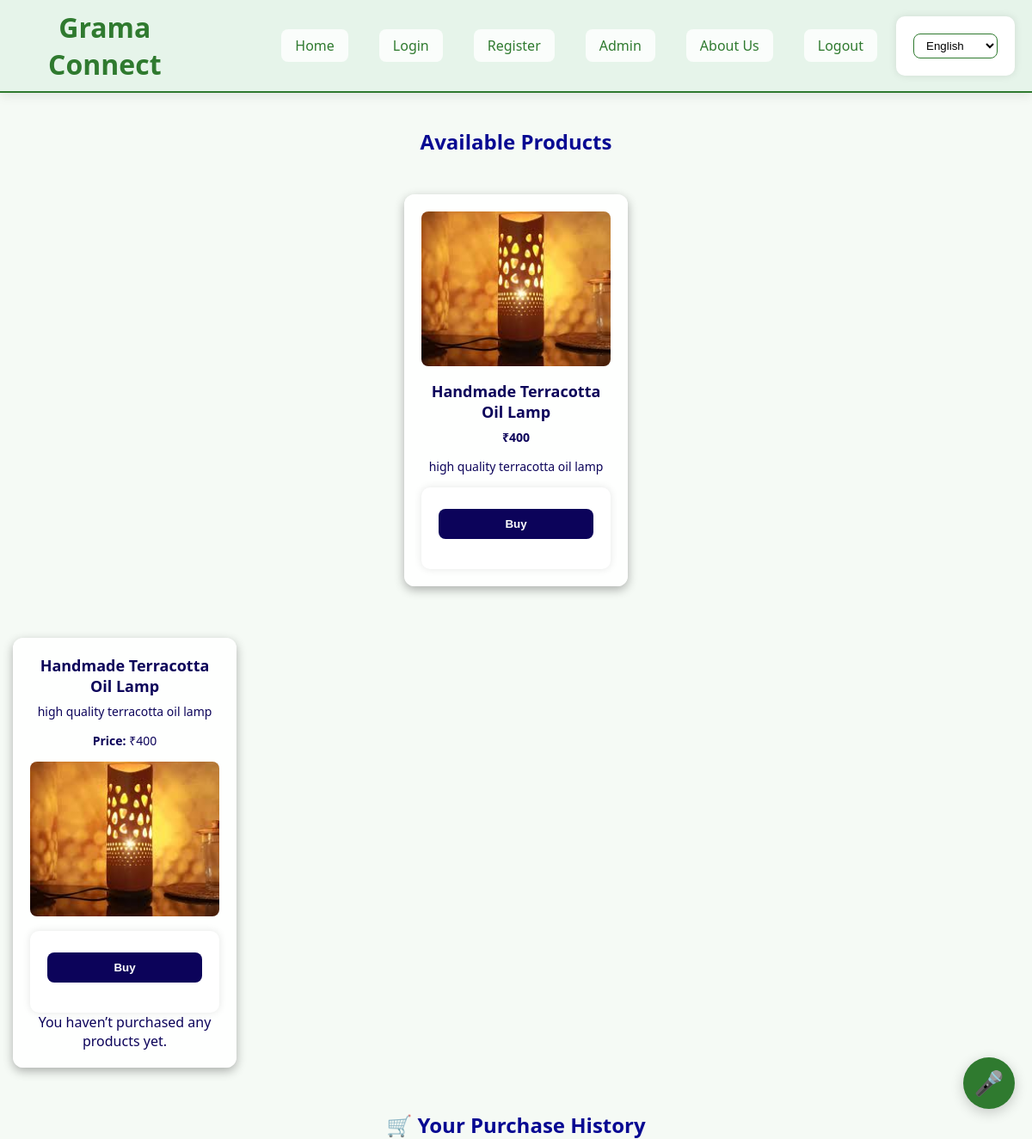
/buy (signed in), run on the app's committed database.
### app.py (models this page shows)
class Product(db.Model):
    id = db.Column(db.Integer, primary_key=True)
    name = db.Column(db.String(100))
    description = db.Column(db.String(300))
    image_filename = db.Column(db.String(100))
    price = db.Column(db.String(20))
    seller_id = db.Column(db.Integer, db.ForeignKey('user.id'))
    buyer_id = db.Column(db.Integer, db.ForeignKey('user.id'), nullable=True)
    seller = db.relationship("User", foreign_keys=[seller_id])

### app.py (the view, shortened to what this page needs)
@app.route('/buy', methods=['GET', 'POST'])
@login_required
def buy():
    available_products = Product.query.filter_by(buyer_id=None).all()
    purchased_products = Product.query.filter_by(buyer_id=current_user.id).all()
    return render_template('buy.html', products=available_products, purchased=purchased_products)

### app.py (called while the page is built)
def get_locale():
    return session.get('lang', request.accept_languages.best_match(['en', 'ta', 'hi', 'te', 'ml']))

@app.context_processor
def inject_locale():
    return dict(get_locale=get_locale)

@login_manager.user_loader
def load_user(user_id):
    return User.query.get(int(user_id))

### templates/buy.html (shortened to what this page needs)
{% extends 'base.html' %}
{% block content %}
<h2>{{_("Available Products")}}</h2>
{% if products %}
<div class="products-container">
  {% for product in products %}
    <div class="product-card">
      <img src="{{ url_for('static', filename='uploads/' + product.image_filename) }}" alt="{{ product.name }}">
      <h3>{{ product.name }}</h3>
      <p><strong> ₹{{ product.price if product.price else "Not specified" }}</strong></p>
      <p>{{ product.description }}</p>
      <form method="POST">
        <button type="submit">{{_("Buy")}}</button>
      </form>
    </div>
  {% endfor %}
</div>
{% else %}
<p style="text-align: center;">{{_("No products available yet.")}}</p>
{% endif %}
{% for product in products %}
  <div class="product-card">
    <h3>{{ product.name }}</h3>
    <p>{{ product.description }}</p>
    <p><strong>{{_("Price:")}}</strong> ₹{{ product.price }}</p>
    <img src="{{ url_for('static', filename='product_images/' ~ product.image_filename) }}" width="200"><br>
    {% if not product.buyer_id %}
      <form method="POST">
  <button type="submit">{{_("Buy")}}</button>
</form>
{{_("You haven’t purchased any products yet.")}}
    {% else %}
      <p style="color:red;"><strong>{{_("SOLD")}}</strong></p>
    {% endif %}
  </div>
{% endfor %}
<h2 style="margin-top: 50px;">{{_("🛒 Your Purchase History")}}</h2>
{% endblock %}

### static/style.css (style rules this page uses)
body { font-family: Arial, sans-serif; color: #dfd6d6; background: #71941f; margin: 0; padding: 0; }
html, body { height: 100%; overflow-y: scroll; }
form { background: #ffffff; padding: 20px; max-width: 400px; margin: 0 auto; border-radius: 10px; box-shadow: 0 0 10px rgba(0,0,0,0.1); }
input, button { color: black; width: 100%; padding: 10px; margin-top: 5px; margin-bottom: 15px; border: 1px solid #ccc; border-radius: 5px; }
button { background: #f3f3f5; color: rgb(11, 4, 105); border: none; cursor: pointer; }
body { overflow-y: scroll; }

### templates/base.html (style rules this page uses)
* { box-sizing: border-box; margin: 0; padding: 0; }
body { font-family: 'Poppins', sans-serif; background-color: #f5faf5; color: #2f4f2f; overflow-x: hidden; }

### data on the page
Product: image_filename (picture), name "Handmade Terracotta Oil Lamp", price "400", description "high quality terracotta oil lamp"

### other printed values
form field value "English"
